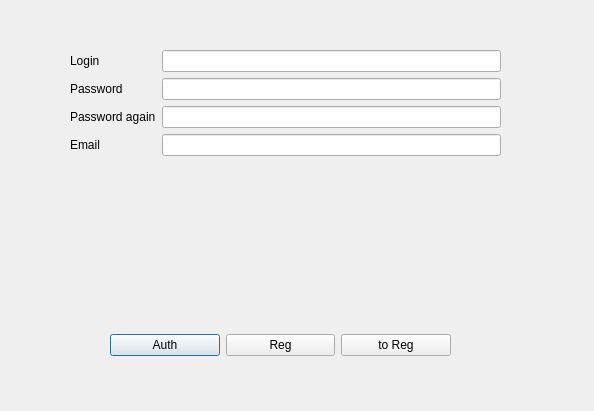
<?xml version="1.0" encoding="UTF-8"?>
<ui version="4.0">
 <class>AuthRegForm</class>
 <widget class="QDialog" name="AuthRegForm">
  <property name="geometry">
   <rect>
    <x>0</x>
    <y>0</y>
    <width>594</width>
    <height>411</height>
   </rect>
  </property>
  <property name="windowTitle">
   <string>Dialog</string>
  </property>
  <widget class="QWidget" name="horizontalLayoutWidget">
   <property name="geometry">
    <rect>
     <x>110</x>
     <y>320</y>
     <width>341</width>
     <height>51</height>
    </rect>
   </property>
   <layout class="QHBoxLayout" name="horizontalLayout">
    <item>
     <widget class="QPushButton" name="pushButton_Auth">
      <property name="text">
       <string>Auth</string>
      </property>
     </widget>
    </item>
    <item>
     <widget class="QPushButton" name="pushButton_Reg">
      <property name="text">
       <string>Reg</string>
      </property>
     </widget>
    </item>
    <item>
     <widget class="QPushButton" name="pushButton_Change">
      <property name="text">
       <string>to Reg</string>
      </property>
     </widget>
    </item>
   </layout>
  </widget>
  <widget class="QWidget" name="formLayoutWidget">
   <property name="geometry">
    <rect>
     <x>70</x>
     <y>50</y>
     <width>431</width>
     <height>141</height>
    </rect>
   </property>
   <layout class="QFormLayout" name="formLayout">
    <item row="0" column="0">
     <widget class="QLabel" name="label_Login">
      <property name="text">
       <string>Login</string>
      </property>
     </widget>
    </item>
    <item row="0" column="1">
     <widget class="QLineEdit" name="lineEdit_Login"/>
    </item>
    <item row="1" column="0">
     <widget class="QLabel" name="label_Password">
      <property name="text">
       <string>Password</string>
      </property>
     </widget>
    </item>
    <item row="1" column="1">
     <widget class="QLineEdit" name="lineEdit_Password"/>
    </item>
    <item row="2" column="0">
     <widget class="QLabel" name="label_PasswordAgain">
      <property name="text">
       <string>Password again</string>
      </property>
     </widget>
    </item>
    <item row="2" column="1">
     <widget class="QLineEdit" name="lineEdit_PasswordAgain"/>
    </item>
    <item row="3" column="0">
     <widget class="QLabel" name="label_Email">
      <property name="text">
       <string>Email</string>
      </property>
     </widget>
    </item>
    <item row="3" column="1">
     <widget class="QLineEdit" name="lineEdit_Email"/>
    </item>
   </layout>
  </widget>
 </widget>
 <resources/>
 <connections/>
</ui>
